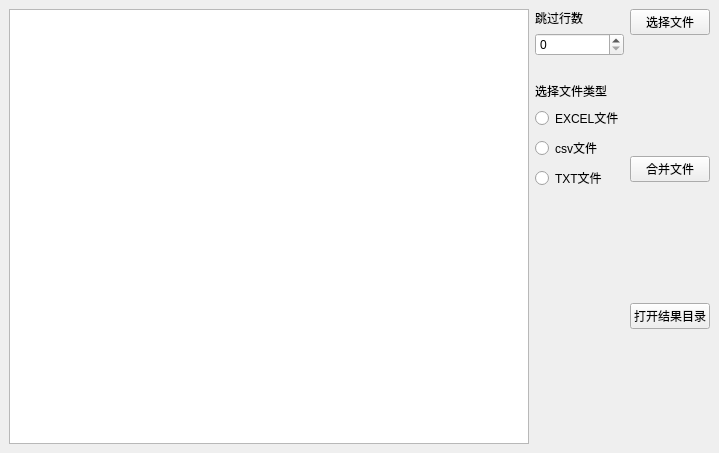
<?xml version="1.0" encoding="UTF-8"?>
<ui version="4.0">
 <class>MainWindow</class>
 <widget class="QMainWindow" name="MainWindow">
  <property name="geometry">
   <rect>
    <x>0</x>
    <y>0</y>
    <width>719</width>
    <height>453</height>
   </rect>
  </property>
  <property name="windowTitle">
   <string>MainWindow</string>
  </property>
  <widget class="QWidget" name="centralWidget">
   <layout class="QGridLayout" name="gridLayout_2">
    <item row="0" column="0">
     <layout class="QGridLayout" name="gridLayout">
      <item row="0" column="2">
       <layout class="QVBoxLayout" name="verticalLayout_5"/>
      </item>
      <item row="0" column="3">
       <layout class="QVBoxLayout" name="verticalLayout">
        <item>
         <widget class="QPushButton" name="pushButton">
          <property name="text">
           <string>选择文件</string>
          </property>
         </widget>
        </item>
        <item>
         <spacer name="verticalSpacer_4">
          <property name="orientation">
           <enum>Qt::Vertical</enum>
          </property>
          <property name="sizeHint" stdset="0">
           <size>
            <width>20</width>
            <height>40</height>
           </size>
          </property>
         </spacer>
        </item>
        <item>
         <widget class="QPushButton" name="pushButton_2">
          <property name="text">
           <string>合并文件</string>
          </property>
         </widget>
        </item>
        <item>
         <spacer name="verticalSpacer_3">
          <property name="orientation">
           <enum>Qt::Vertical</enum>
          </property>
          <property name="sizeHint" stdset="0">
           <size>
            <width>20</width>
            <height>40</height>
           </size>
          </property>
         </spacer>
        </item>
        <item>
         <widget class="QPushButton" name="pushButton_3">
          <property name="text">
           <string>打开结果目录</string>
          </property>
         </widget>
        </item>
        <item>
         <layout class="QVBoxLayout" name="verticalLayout_8">
          <item>
           <spacer name="verticalSpacer_2">
            <property name="orientation">
             <enum>Qt::Vertical</enum>
            </property>
            <property name="sizeHint" stdset="0">
             <size>
              <width>20</width>
              <height>40</height>
             </size>
            </property>
           </spacer>
          </item>
         </layout>
        </item>
       </layout>
      </item>
      <item row="0" column="1">
       <layout class="QVBoxLayout" name="verticalLayout_3">
        <item>
         <widget class="QLabel" name="label">
          <property name="text">
           <string>跳过行数</string>
          </property>
         </widget>
        </item>
        <item>
         <widget class="QSpinBox" name="spinBox"/>
        </item>
        <item>
         <layout class="QVBoxLayout" name="verticalLayout_4">
          <item>
           <widget class="QLabel" name="label_4">
            <property name="text">
             <string/>
            </property>
           </widget>
          </item>
          <item>
           <widget class="QLabel" name="label_2">
            <property name="text">
             <string>选择文件类型</string>
            </property>
           </widget>
          </item>
          <item>
           <widget class="QRadioButton" name="radioButton">
            <property name="text">
             <string>EXCEL文件</string>
            </property>
            <attribute name="buttonGroup">
             <string notr="true">buttonGroup</string>
            </attribute>
           </widget>
          </item>
          <item>
           <widget class="QRadioButton" name="radioButton_2">
            <property name="text">
             <string>csv文件</string>
            </property>
            <attribute name="buttonGroup">
             <string notr="true">buttonGroup</string>
            </attribute>
           </widget>
          </item>
          <item>
           <widget class="QRadioButton" name="radioButton_3">
            <property name="text">
             <string>TXT文件</string>
            </property>
            <attribute name="buttonGroup">
             <string notr="true">buttonGroup</string>
            </attribute>
           </widget>
          </item>
          <item>
           <layout class="QVBoxLayout" name="verticalLayout_7">
            <item>
             <spacer name="verticalSpacer">
              <property name="orientation">
               <enum>Qt::Vertical</enum>
              </property>
              <property name="sizeHint" stdset="0">
               <size>
                <width>20</width>
                <height>40</height>
               </size>
              </property>
             </spacer>
            </item>
           </layout>
          </item>
         </layout>
        </item>
       </layout>
      </item>
      <item row="0" column="0">
       <widget class="QTextBrowser" name="textBrowser"/>
      </item>
     </layout>
    </item>
   </layout>
  </widget>
 </widget>
 <resources/>
 <connections/>
 <buttongroups>
  <buttongroup name="buttonGroup"/>
 </buttongroups>
</ui>
